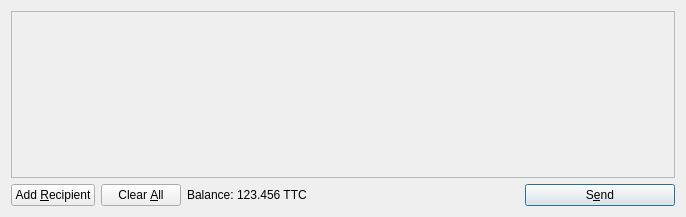
<?xml version="1.0" encoding="UTF-8"?>
<ui version="4.0">
 <class>SendCoinsDialog</class>
 <widget class="QDialog" name="SendCoinsDialog">
  <property name="geometry">
   <rect>
    <x>0</x>
    <y>0</y>
    <width>686</width>
    <height>217</height>
   </rect>
  </property>
  <property name="windowTitle">
   <string>Send Coins</string>
  </property>
  <layout class="QVBoxLayout" name="verticalLayout">
   <item>
    <widget class="QScrollArea" name="scrollArea">
     <property name="widgetResizable">
      <bool>true</bool>
     </property>
     <widget class="QWidget" name="scrollAreaWidgetContents">
      <property name="geometry">
       <rect>
        <x>0</x>
        <y>0</y>
        <width>666</width>
        <height>165</height>
       </rect>
      </property>
      <layout class="QVBoxLayout" name="verticalLayout_2">
       <property name="margin">
        <number>0</number>
       </property>
       <item>
        <layout class="QVBoxLayout" name="entries">
         <property name="spacing">
          <number>6</number>
         </property>
        </layout>
       </item>
       <item>
        <spacer name="verticalSpacer">
         <property name="orientation">
          <enum>Qt::Vertical</enum>
         </property>
         <property name="sizeHint" stdset="0">
          <size>
           <width>20</width>
           <height>40</height>
          </size>
         </property>
        </spacer>
       </item>
      </layout>
     </widget>
    </widget>
   </item>
   <item>
    <layout class="QHBoxLayout" name="horizontalLayout">
     <item>
      <widget class="QPushButton" name="addButton">
       <property name="toolTip">
        <string>Send to multiple recipients at once</string>
       </property>
       <property name="text">
        <string>Add &amp;Recipient</string>
       </property>
       <property name="icon">
        <iconset resource="../bitcoin.qrc">
         <normaloff>:/icons/add</normaloff>:/icons/add</iconset>
       </property>
       <property name="autoDefault">
        <bool>false</bool>
       </property>
      </widget>
     </item>
     <item>
      <widget class="QPushButton" name="clearButton">
       <property name="sizePolicy">
        <sizepolicy hsizetype="Minimum" vsizetype="Fixed">
         <horstretch>0</horstretch>
         <verstretch>0</verstretch>
        </sizepolicy>
       </property>
       <property name="toolTip">
        <string>Remove all transaction fields</string>
       </property>
       <property name="text">
        <string>Clear &amp;All</string>
       </property>
       <property name="icon">
        <iconset resource="../bitcoin.qrc">
         <normaloff>:/icons/remove</normaloff>:/icons/remove</iconset>
       </property>
       <property name="autoRepeatDelay">
        <number>300</number>
       </property>
       <property name="autoDefault">
        <bool>false</bool>
       </property>
      </widget>
     </item>
     <item>
      <layout class="QHBoxLayout" name="horizontalLayout_2">
       <property name="spacing">
        <number>3</number>
       </property>
       <item>
        <widget class="QLabel" name="label">
         <property name="text">
          <string>Balance:</string>
         </property>
        </widget>
       </item>
       <item>
        <widget class="QLabel" name="labelBalance">
         <property name="cursor">
          <cursorShape>IBeamCursor</cursorShape>
         </property>
         <property name="text">
          <string>123.456 TTC</string>
         </property>
         <property name="textInteractionFlags">
          <set>Qt::LinksAccessibleByMouse|Qt::TextSelectableByKeyboard|Qt::TextSelectableByMouse</set>
         </property>
        </widget>
       </item>
      </layout>
     </item>
     <item>
      <spacer name="horizontalSpacer">
       <property name="orientation">
        <enum>Qt::Horizontal</enum>
       </property>
       <property name="sizeHint" stdset="0">
        <size>
         <width>40</width>
         <height>20</height>
        </size>
       </property>
      </spacer>
     </item>
     <item>
      <widget class="QPushButton" name="sendButton">
       <property name="minimumSize">
        <size>
         <width>150</width>
         <height>0</height>
        </size>
       </property>
       <property name="toolTip">
        <string>Confirm the send action</string>
       </property>
       <property name="text">
        <string>S&amp;end</string>
       </property>
       <property name="icon">
        <iconset resource="../bitcoin.qrc">
         <normaloff>:/icons/send</normaloff>:/icons/send</iconset>
       </property>
       <property name="default">
        <bool>true</bool>
       </property>
      </widget>
     </item>
    </layout>
   </item>
  </layout>
 </widget>
 <resources>
  <include location="../bitcoin.qrc"/>
 </resources>
 <connections/>
</ui>
